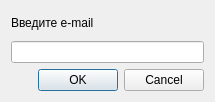
<?xml version="1.0" encoding="UTF-8"?>
<ui version="4.0">
 <class>RecoveryPasswordDialog</class>
 <widget class="QDialog" name="RecoveryPasswordDialog">
  <property name="geometry">
   <rect>
    <x>0</x>
    <y>0</y>
    <width>215</width>
    <height>102</height>
   </rect>
  </property>
  <property name="windowTitle">
   <string>Recovery Password</string>
  </property>
  <layout class="QVBoxLayout" name="verticalLayout">
   <item>
    <widget class="QLabel" name="label">
     <property name="text">
      <string>Введите e-mail</string>
     </property>
    </widget>
   </item>
   <item>
    <widget class="QLineEdit" name="lineEdit">
     <property name="inputMask">
      <string/>
     </property>
     <property name="text">
      <string/>
     </property>
    </widget>
   </item>
   <item>
    <widget class="QDialogButtonBox" name="buttonBox">
     <property name="standardButtons">
      <set>QDialogButtonBox::Cancel|QDialogButtonBox::Ok</set>
     </property>
    </widget>
   </item>
  </layout>
 </widget>
 <resources/>
 <connections>
  <connection>
   <sender>buttonBox</sender>
   <signal>accepted()</signal>
   <receiver>RecoveryPasswordDialog</receiver>
   <slot>accept()</slot>
   <hints>
    <hint type="sourcelabel">
     <x>89</x>
     <y>71</y>
    </hint>
    <hint type="destinationlabel">
     <x>207</x>
     <y>19</y>
    </hint>
   </hints>
  </connection>
  <connection>
   <sender>buttonBox</sender>
   <signal>rejected()</signal>
   <receiver>RecoveryPasswordDialog</receiver>
   <slot>reject()</slot>
   <hints>
    <hint type="sourcelabel">
     <x>135</x>
     <y>72</y>
    </hint>
    <hint type="destinationlabel">
     <x>147</x>
     <y>5</y>
    </hint>
   </hints>
  </connection>
 </connections>
</ui>
